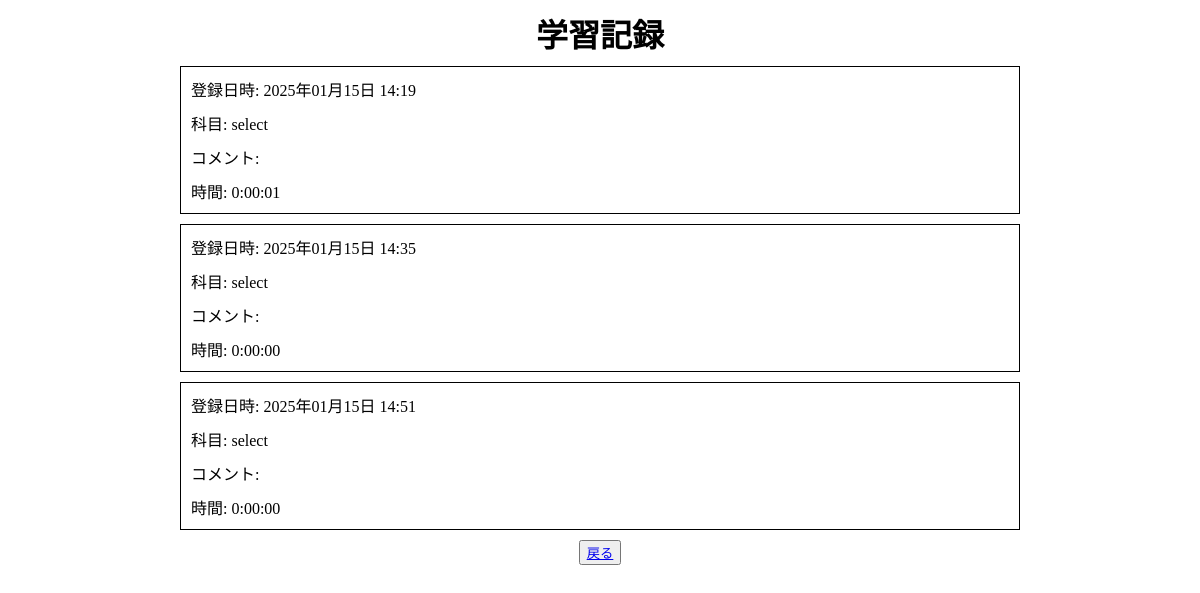
The page /record/form on the database its author committed.
### record/models.py (models this page shows, shortened)
class StudyRecord(models.Model):
    subject = models.CharField(max_length=100)
    comment = models.TextField()
    elapsed_time = models.DurationField()
    created_at = models.DateTimeField(auto_now_add=True)

### record/views.py (the view, shortened to what this page needs)
# urls.py: path("form", views.form, name="form"),
def form(request):
    data = {}
    return render(request, "record/form.html", {"records": StudyRecord.objects.all()})

### record/templates/record/form.html (shortened to what this page needs)
{% load static %}
<!DOCTYPE html>
<html lang="ja">
<head>
    <link rel="stylesheet" href="{% static 'record/css/test.css' %}">
</head>
<body>
    <h1>学習記録</h1>
    <div class="timeline">
        {% for record in records %}
        <div class="timeline-item">
            <p>登録日時: {{ record.created_at|date:"Y年m月d日 H:i" }}</p>
            <p>科目: {{ record.subject }}</p>
            <p>コメント: {{ record.comment }}</p>
            <p>時間: {{ record.elapsed_time }}</p>
        </div>
        {% endfor %}
    </div>
    <div class="back-button">
        <button>
            <a href="{% url 'priv' %}">戻る</a>
        </button>
    </div>
</body>
</html>

### record/static/record/css/test.css (style rules this page uses)
body { margin: 0; padding: 0; }
h1 { margin: 10px auto; text-align: center; }
.timeline { width: 70%; margin: 10px auto; }
.timeline-item { border: 1px solid black; margin: 10px 0; }
p { margin: 10px; }
.back-button { text-align: center; margin: 10px; }

### rows shown on the page
StudyRecord: created_at "2025年01月15日 14:19", subject "select", elapsed_time "0:00:01"
StudyRecord: created_at "2025年01月15日 14:35", subject "select", elapsed_time "0:00:00"
StudyRecord: created_at "2025年01月15日 14:51", subject "select", elapsed_time "0:00:00"
